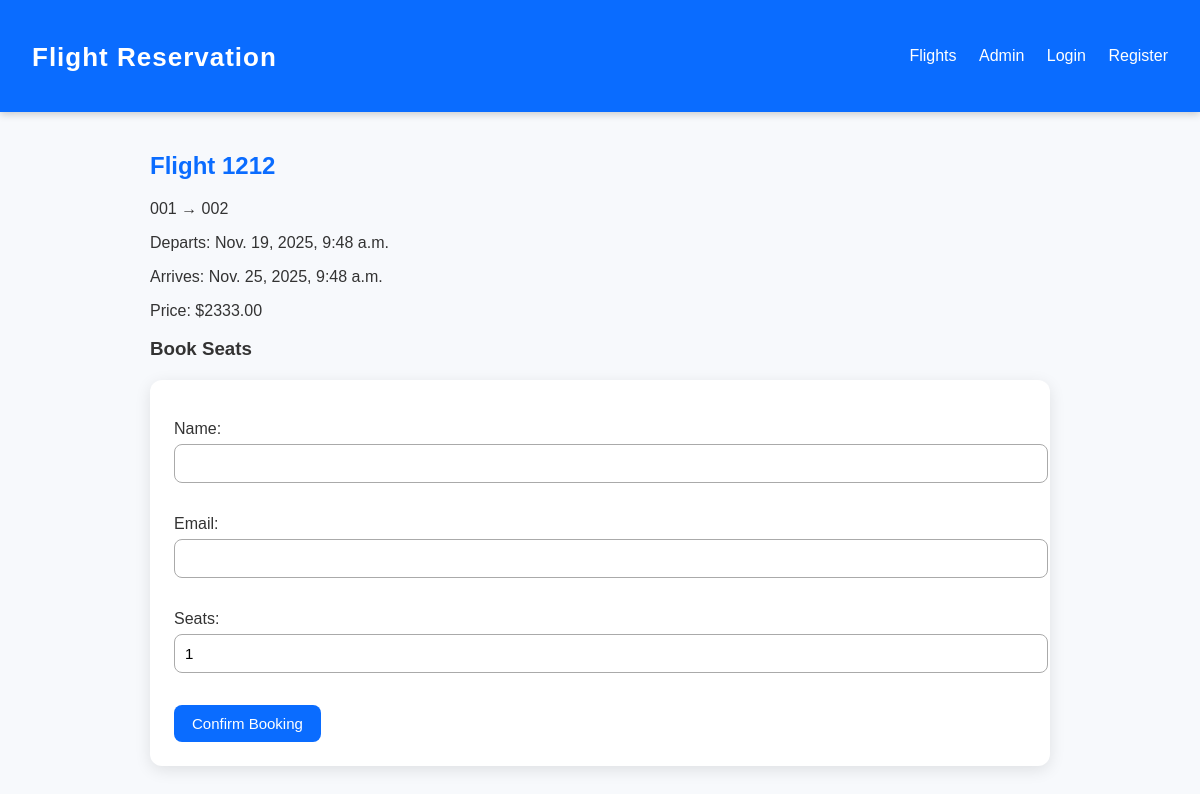
/flight/2/, run on the app's committed database.
### reservations/models.py (models this page shows, shortened)
class Flight(models.Model):
    number = models.CharField(max_length=10)
    origin = models.ForeignKey(Airport, related_name='departures', on_delete=models.CASCADE)
    destination = models.ForeignKey(Airport, related_name='arrivals', on_delete=models.CASCADE)
    departure_time = models.DateTimeField()
    arrival_time = models.DateTimeField()
    price = models.DecimalField(max_digits=10, decimal_places=2)
    seats = models.PositiveIntegerField()
    class Meta:
        constraints = [
            models.CheckConstraint(
                check=Q(arrival_time__gt=F("departure_time")),
                name="arrival_after_departure",
            ),
            models.CheckConstraint(
                check=Q(price__gte=0) & Q(seats__gte=0),
                name="non_negative_price_seats",
            ),
        ]

class Airport(models.Model):
    code = models.CharField(max_length=10, unique=True)
    name = models.CharField(max_length=100)
    city = models.CharField(max_length=100)
    country = models.CharField(max_length=100)

### reservations/views.py (the view, shortened to what this page needs)
# urls.py: path('flight/<int:pk>/', views.flight_detail, name='flight_detail'),
def flight_detail(request, pk):
    flight = get_object_or_404(Flight, pk=pk)
    initial = None
    if request.user.is_authenticated:
        initial = {"name": getattr(request.user, "get_full_name", lambda: request.user.username)(), "email": request.user.email or ""}
    form = BookingForm(request.POST or None, initial=initial)
    if request.method == "POST" and not request.user.is_authenticated:
        return redirect(f"{reverse('login')}?next={request.path}")
    return render(request, "reservations/flight_detail.html", {"flight": flight, "form": form})

### reservations/forms.py
class BookingForm(forms.Form):
    name = forms.CharField(max_length=100)
    email = forms.EmailField()
    seats = forms.IntegerField(min_value=1, initial=1)

### templates/reservations/flight_detail.html (shortened to what this page needs)
{% extends 'base.html' %}
{% block content %}
<h2>Flight {{ flight.number }}</h2>
<p>{{ flight.origin.code }} → {{ flight.destination.code }}</p>
<p>Departs: {{ flight.departure_time }}</p>
<p>Arrives: {{ flight.arrival_time }}</p>
<p>Price: ${{ flight.price }}</p>
<h3>Book Seats</h3>
<form method="post">
    {{ form.as_p }}
    <button type="submit">Confirm Booking</button>
  </form>
{% endblock %}

### static/styles.css (style rules this page uses)
body { font-family: "Poppins", Arial, sans-serif; margin: 0; padding: 0; background: #f7f9fc; color: #333; }
form, .content-box { background: white; padding: 24px; border-radius: 12px; box-shadow: 0 4px 16px rgba(0,0,0,0.1); margin-top: 20px; }
h2, h1 { color: #0a6cff; }
input, select, textarea { width: 100%; padding: 10px; margin-top: 6px; margin-bottom: 16px; border-radius: 8px; border: 1px solid #aaa; font-size: 15px; transition: border-color 0.2s ease; }
button { padding: 10px 18px; background: #0a6cff; border: none; color: white; font-size: 15px; border-radius: 8px; cursor: pointer; transition: background 0.2s ease; }

### data on the page
Flight: number "1212", origin.code "001", destination.code "002", departure_time "Nov. 19, 2025, 9:48 a.m.", arrival_time "Nov. 25, 2025, 9:48 a.m.", price "2333.00"
